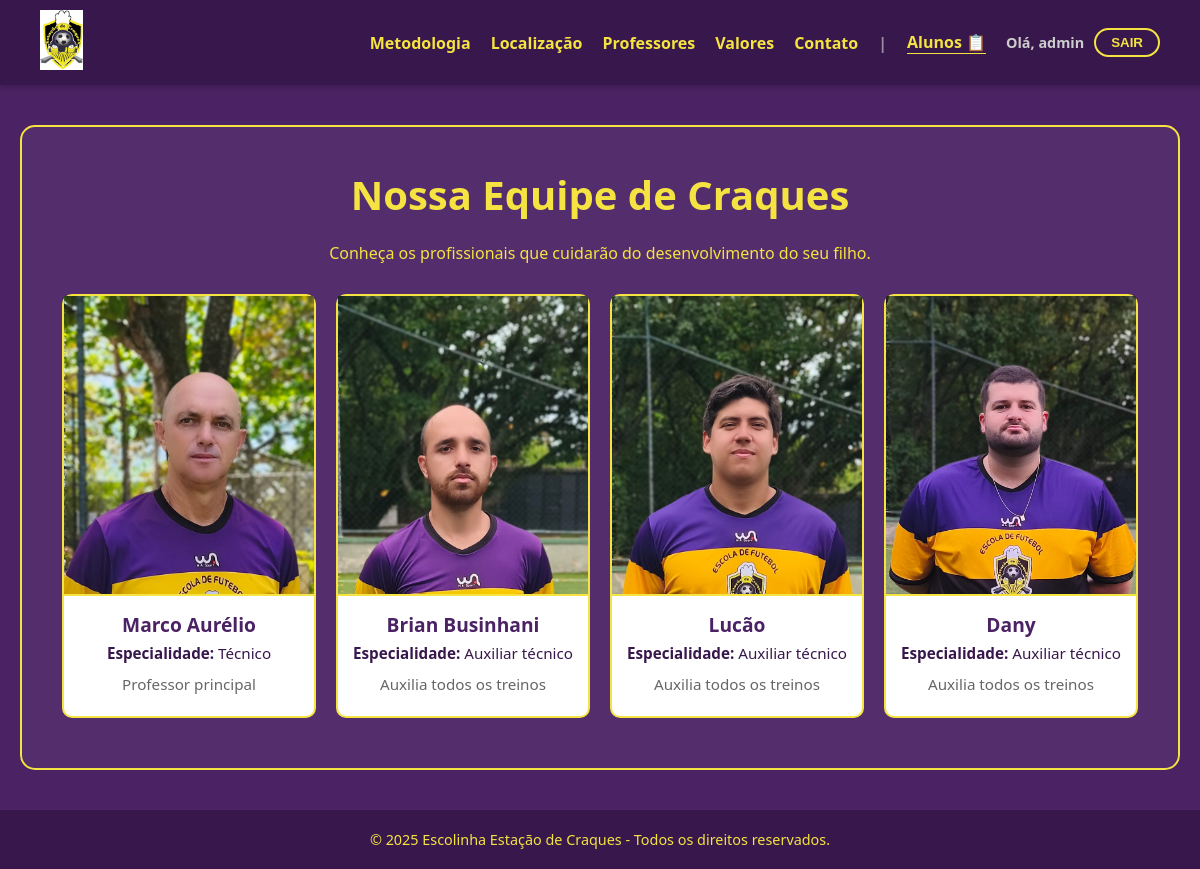
Page /professores/ (signed in) on the committed database.
### escolinha/models.py (models this page shows, shortened)
class Professor(models.Model):
    nome = models.CharField(max_length=100)
    especialidade = models.CharField(max_length=100)
    foto = models.ImageField(upload_to='professores/', blank=True, null=True)
    descricao = models.TextField(help_text="Uma breve apresentação do professor")

### escolinha/views.py (the view)
# urls.py: path('professores/', professores, name='professores'),
def professores(request):
    lista_professores = Professor.objects.all()
    context = {'professores': lista_professores}
    return render(request, 'escolinha/professores.html', context)

### escolinha/templates/escolinha/professores.html (shortened to what this page needs)
{% extends 'escolinha/base.html' %}
{% load static %}
{% block content %}
<div class="box box-professores">
    <h1>Nossa Equipe de Craques</h1>
    <p>Conheça os profissionais que cuidarão do desenvolvimento do seu filho.</p>
    <div class="professores-grid">
        {% for professor in professores %}
        <div class="card-prof">
            {% if professor.foto %}
                <img src="{{ professor.foto.url }}" alt="Foto de {{ professor.nome }}">
            {% else %}
                <div style="height: 300px; background: #ddd; display:flex; align-items:center; justify-content:center;">
                    Sem Foto
                </div>
            {% endif %}
            <div class="info">
                <h3>{{ professor.nome }}</h3>
                <p><strong>Especialidade:</strong> {{ professor.especialidade }}</p>
                <p class="desc">{{ professor.descricao }}</p>
            </div>
        </div>
        {% empty %}
            <p>Nenhum professor cadastrado ainda.</p>
        {% endfor %}
    </div>
</div>
{% endblock %}

### escolinha/templates/escolinha/base.html (shortened to what this page needs)
{% load static %}
<!DOCTYPE html>
<html lang="pt-br">
<head>
</head>
<body>
    <header>
        <div class="logo-container">
            <a href="/">
                <img src="{% static 'escolinha/img/logoestacao2.jpg' %}" alt="Logo Escolinha">
            </a>
        </div>
        <nav class="nav-links">
            <a href="{% url 'metodologia' %}">Metodologia</a>
            <a href="https://www.google.com/maps/search/?api=1&query=Escola+de+Futebol+Estação+de+Craques+Barra+da+Tijuca" target="_blank">Localização</a>
            <a href="{% url 'professores' %}">Professores</a>
            <a href="{% url 'valores' %}">Valores</a>
            <a href="https://wa.me/5521995991357?text=Olá, gostaria de saber mais sobre a escolinha!" target="_blank" style="color: #F4E341;">
                Contato
            </a>
            {% if user.is_authenticated %}
                <span style="color: #fff; opacity: 0.5;">|</span>
                <a href="{% url 'lista_alunos' %}" style="border-bottom: 1px solid #F4E341;">
                    Alunos 📋
                </a>
                <div style="display: flex; align-items: center; gap: 10px;">
                    <span style="font-size: 0.9rem; color: #ccc;">Olá, {{ user.username }}</span>
                    <form action="{% url 'logout' %}" method="post" style="margin:0;">
                        <button type="submit" class="btn-logout">SAIR</button>
                    </form>
                </div>
            {% endif %}
        </nav>
    </header>
    <main>
        {% block content %}
        {% endblock %}
    </main>
    <footer>
        <p>© {% now "Y" %} Escolinha Estação de Craques - Todos os direitos reservados.</p>
    </footer>
</body>
</html>

### escolinha/templates/escolinha/base.html (style rules this page uses)
* { margin: 0; padding: 0; box-sizing: border-box; }
body { font-family: 'Segoe UI', Tahoma, Geneva, Verdana, sans-serif; background-color: #4B2264; color: #F4E341; display: flex; flex-direction: column; min-height: 100vh; }
a { text-decoration: none; color: #F4E341; transition: 0.3s; }
header { background-color: #38184C; padding: 10px 40px; display: flex; align-items: center; justify-content: space-between; box-shadow: 0 2px 5px rgba(0,0,0,0.2); }
.logo-container img { height: 60px; width: auto; }
.nav-links { display: flex; gap: 20px; align-items: center; font-weight: bold; }
.btn-logout { border: 2px solid #F4E341; padding: 5px 15px; border-radius: 20px; background: transparent; color: #F4E341; cursor: pointer; font-weight: bold; }
main { flex: 1; padding: 40px 20px; text-align: center; }
.box { border: 2px solid #F4E341; padding: 40px; margin: 0 auto; max-width: 800px; border-radius: 15px; background-color: rgba(255, 255, 255, 0.05); }
h1 { margin-bottom: 20px; font-size: 2.5rem; }
footer { background-color: #38184C; padding: 20px 40px; text-align: center; font-size: 0.9rem; margin-top: auto; position: relative; display: flex; justify-content: center; align-items: center; }

### escolinha/templates/escolinha/professores.html (style rules this page uses)
.box-professores { max-width: 1300px !important; }
.professores-grid { display: flex; flex-wrap: nowrap; gap: 20px; justify-content: space-between; margin-top: 30px; overflow-x: auto; padding-bottom: 10px; }
.card-prof { background-color: #fff; border: 2px solid #F4E341; border-radius: 10px; flex: 1; min-width: 220px; color: #38184C; transition: transform 0.3s; display: flex; flex-direction: column; }
.card-prof img { width: 100%; height: 300px; object-fit: cover; object-position: top center; border-bottom: 2px solid #F4E341; background-color: #eee; }
.info { padding: 15px; }
.info h3 { margin-bottom: 5px; color: #4B2264; font-size: 1.2rem; }
.info p { font-size: 0.95rem; line-height: 1.4; margin-bottom: 5px; }
.desc { font-size: 0.85rem; color: #666; margin-top: 10px; }

### rows in the picture
Professor: foto (picture), nome "Marco Aurélio", especialidade "Técnico", descricao "Professor principal"
Professor: foto (picture), nome "Brian Businhani", especialidade "Auxiliar técnico", descricao "Auxilia todos os treinos"
Professor: foto (picture), nome "Lucão", especialidade "Auxiliar técnico", descricao "Auxilia todos os treinos"
Professor: foto (picture), nome "Dany", especialidade "Auxiliar técnico", descricao "Auxilia todos os treinos"

### other values in the picture
{{ user.username }} "admin"
